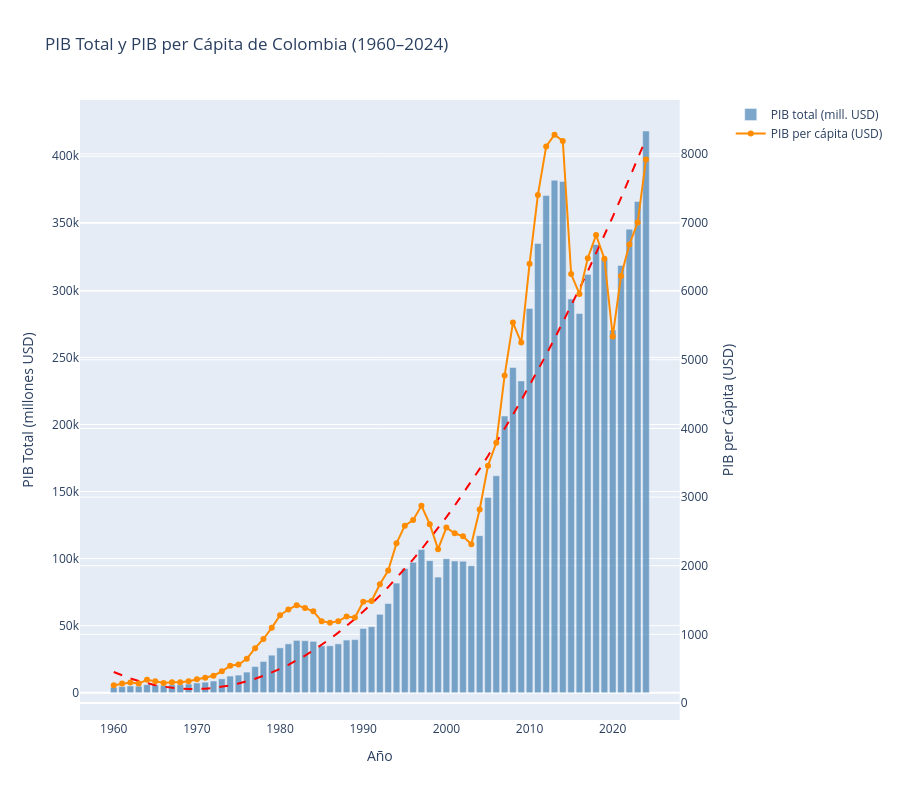

Notebook cell for this chart:
### Markdown cell above
### Evolucuón PIB por año

### Code cell
## PIB total en millones USD y PIB per cápita
fig = make_subplots(specs=[[{"secondary_y": True}]])

fig.add_trace(go.Bar(x=df['year'], y=df['total_gdp_million'],
                     name='PIB total (mill. USD)', marker_color='steelblue', opacity=0.7),
              secondary_y=False)

fig.add_trace(go.Scatter(x=df['year'], y=df['total_gdp_percapita'],
                          name='PIB per cápita (USD)', mode='lines+markers',
                          line=dict(color='darkorange', width=2)),
              secondary_y=True)

add_trend(fig, df['year'].values, df['total_gdp_million'].values, degree=2)

fig.update_layout(title='PIB Total y PIB per Cápita de Colombia (1960–2024)',
                  xaxis_title='Año', height=HEIGHT)
fig.update_yaxes(title_text='PIB Total (millones USD)', secondary_y=False)
fig.update_yaxes(title_text='PIB per Cápita (USD)', secondary_y=True)
fig.show()
